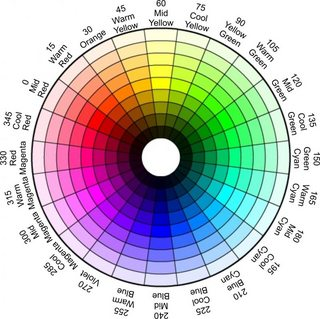
#> input picture Data Analysis/hsv_color_chart.jpg, 320 x 319 px
$ python -i Techniques.py   (imports and definitions only)
#> lines starting #> are read from the running program, lines starting #| are printed output that depends on the picture; after the words box and inside, x2 and y2 are one past the last pixel; in counts of white or black regions, pixels touching at a corner belong together
import cv2
import numpy as np


# Cropping image to avoid from unnecessary black areas
def deleteBlackAreas(filename):
#> called with filename = 'Data Analysis/hsv_color_chart.jpg'
    IMAGE_WIDTH = 224
    IMAGE_HEIGHT = 224
    image_size = (IMAGE_WIDTH, IMAGE_HEIGHT)
    img = cv2.imread(filename)  # read image from file
#> img is the input picture: shape (319, 320, 3); mean B, G, R 190.7, 190.3, 190.6
    gray = cv2.cvtColor(img, cv2.COLOR_BGR2GRAY)  # convert to grayscale
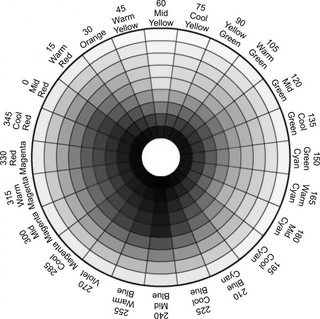
#> gray: shape (319, 320); min 0, max 255, mean 190.4
    _, thresh = cv2.threshold(gray, 10, 255, cv2.THRESH_BINARY)  # turn it into a binary image
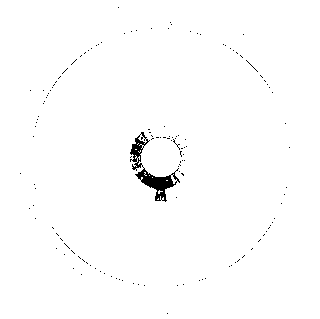
#> thresh: shape (319, 320); 99% white; 135 black regions (134 under 20 px), largest, box (x1, y1, x2, y2) and area: (130, 132, 180, 202) 824
    contours, hierarchy = cv2.findContours(thresh, cv2.RETR_EXTERNAL, cv2.CHAIN_APPROX_SIMPLE)  # find contours
#> contours = [[[0, 0], [0, 318], [319, 318], [319, 0]]]
    if len(contours) != 0:
        # find the biggest area
        cnt = max(contours, key=cv2.contourArea)
#> cnt = [[0, 0], [0, 318], [319, 318], [319, 0]]

        # find the bounding rect
        x, y, w, h = cv2.boundingRect(cnt)
#> x = 0; y = 0; w = 320; h = 319

        crop = img[y:y + h, x:x + w]  # crop image
        crop1 = cv2.cvtColor(cv2.resize(crop, image_size, interpolation=cv2.INTER_AREA),
                             cv2.COLOR_BGR2RGB)  # resize to image_size and change color space from BGR to RGB for matplotlib
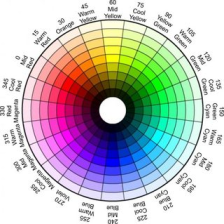
#> crop1: shape (224, 224, 3); mean R, G, B 190.6, 190.3, 190.7
        return crop1
    else:
        return cv2.cvtColor(cv2.resize(img, image_size, interpolation=cv2.INTER_AREA), cv2.COLOR_BGR2RGB)


# color_normalization of images
# [16 lines left out: functions color_normalization, convertToGray, not called in this run]


def convertColorSpace2XYZ(img):
    img_copy = cv2.cvtColor(img, cv2.COLOR_RGB2XYZ)
    return img_copy


# [53 lines left out: functions binarization, mahal, CLAHE, sharpening_image, not called in this run]

>>> result = deleteBlackAreas('Data Analysis/hsv_color_chart.jpg')
